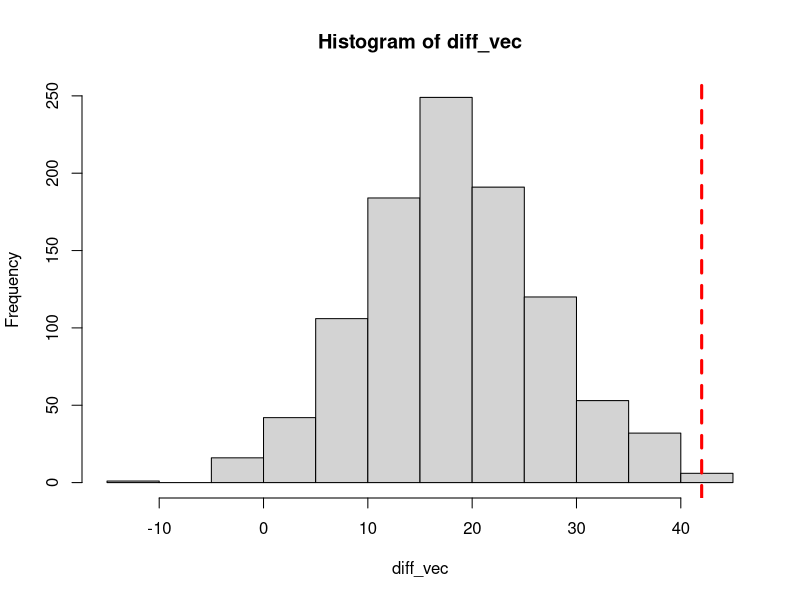
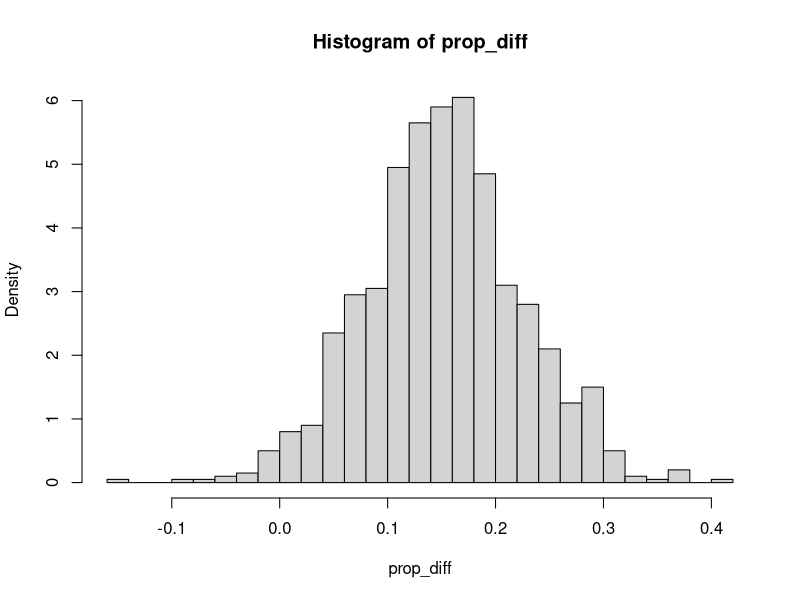
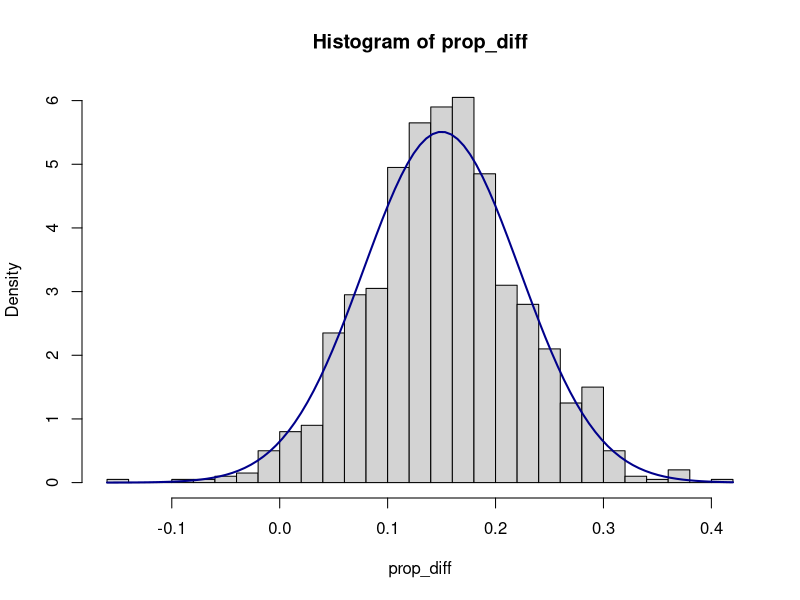
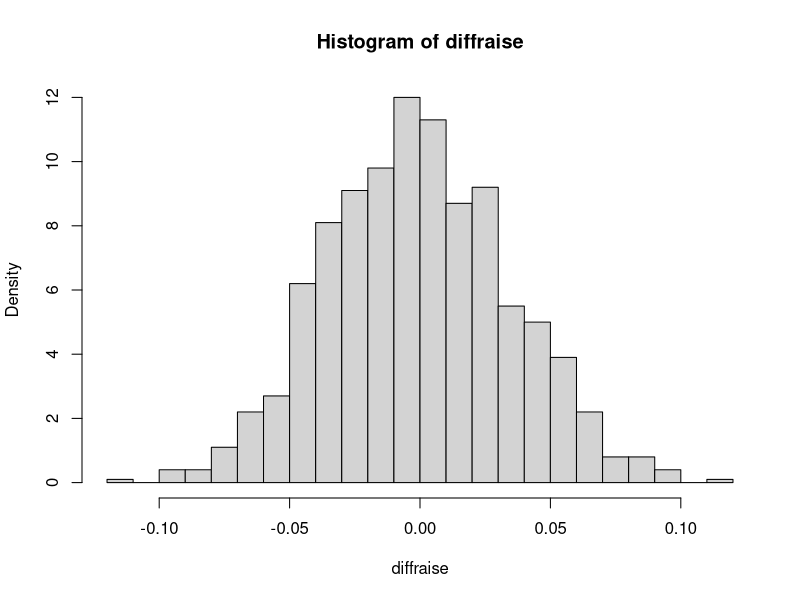
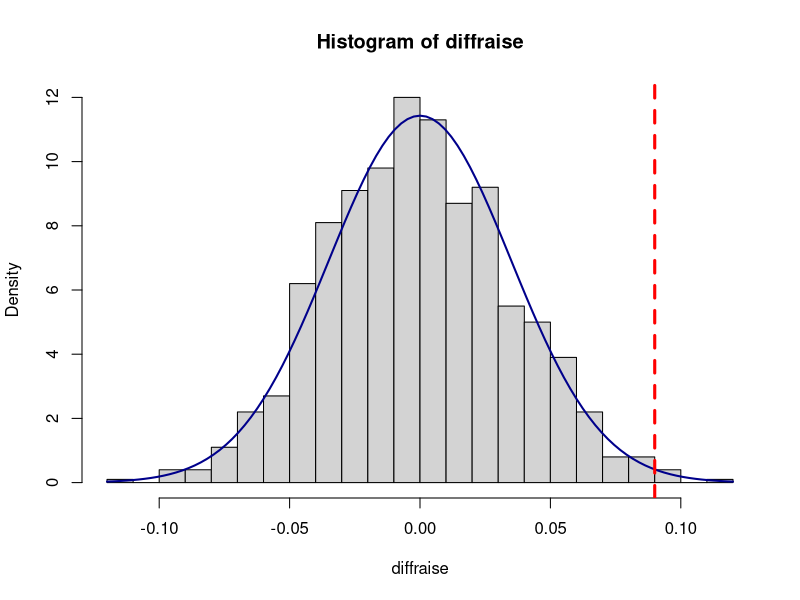

Recreate these plots in R, in order.
## ---- chunk 1
raise_rate=0.193
num_men=312
num_women=216

menraise=sample(c("RAISE", "NO"), num_men, replace=TRUE, prob=c(raise_rate, 1-raise_rate))
womenraise=sample(c("RAISE", "NO"), num_women, replace=TRUE, prob=c(raise_rate, 1-raise_rate))

d=length(which(menraise=="RAISE"))-length(which(womenraise=="RAISE"))
print(d)
## ---- chunk 2
observed_diff=42

diff_vec=rep(NA,1000)

for(i in 1:1000){
	menraise=sample(c("RAISE", "NO"), num_men, replace=TRUE, prob=c(raise_rate, 1-raise_rate))
	womenraise=sample(c("RAISE", "NO"), num_women, replace=TRUE, prob=c(raise_rate, 1-raise_rate))
	d=length(which(menraise=="RAISE"))-length(which(womenraise=="RAISE"))
	diff_vec[i]=d
}	
hist(diff_vec)
abline(v = observed_diff, col="red", lwd=3, lty=2)
print(observed_diff)
## ---- chunk 3
length(which(diff_vec>=observed_diff))/1000
## ---- chunk 4
icecream_n=80
icecream_p=0.6

icecream_samp=sample(c("TOPPINGS", "NO"), icecream_n, replace=TRUE, prob=c(icecream_p, 1-icecream_p))
length(which(icecream_samp=="TOPPINGS"))
icecream_prop=length(which(icecream_samp=="TOPPINGS"))/icecream_n
## ---- chunk 5
frozen_n=110
frozen_p=0.45

frozen_samp=sample(c("TOPPINGS", "NO"), frozen_n, replace=TRUE, prob=c(frozen_p, 1-frozen_p))
length(which(frozen_samp=="TOPPINGS"))
frozen_prop=length(which(frozen_samp=="TOPPINGS"))/frozen_n
## ---- chunk 6
icecream_prop-frozen_prop
## ---- chunk 7
prop_diff=rep(NA,1000)

for(i in 1:1000){
	icecream_samp=sample(c("TOPPINGS", "NO"), icecream_n, replace=TRUE, prob=c(icecream_p, 1-icecream_p))
	icecream_prop=length(which(icecream_samp=="TOPPINGS"))/icecream_n
	frozen_samp=sample(c("TOPPINGS", "NO"), frozen_n, replace=TRUE, prob=c(frozen_p, 1-frozen_p))
	frozen_prop=length(which(frozen_samp=="TOPPINGS"))/frozen_n
	prop_diff[i]=icecream_prop-frozen_prop 
} 
hist(prop_diff, breaks=25, prob=TRUE)
## ---- chunk 8
mu_D=0.15
SE_D=0.0724


hist(prop_diff, breaks=25, prob=TRUE)
curve(dnorm(x, mean=mu_D, sd=SE_D), col="darkblue", lwd=2, add=TRUE, yaxt="n")
## ---- chunk 9
eastpoll=100
east_p=sample(c(0.3, 0.4, 0.5), 1, prob=c(0.25, 0.5, 0.25))

east_samp=sample(c("SPICYWINGS", "NO"), eastpoll, replace=TRUE, prob=c(east_p, 1-east_p))
east_x=length(which(east_samp=="SPICYWINGS"))
print(east_x)
## ---- chunk 10
westpoll=100
west_p=sample(c(0.3, 0.4, 0.5), 1, prob=c(0.25, 0.5, 0.25))

west_samp=sample(c("SPICYWINGS", "NO"), westpoll, replace=TRUE, prob=c(west_p, 1-west_p))
west_x=length(which(west_samp=="SPICYWINGS")) 
print(west_x)
## ---- chunk 11
east_phat=east_x/eastpoll
west_phat=west_x/westpoll

d=east_phat-west_phat

SE_D=sqrt(east_phat*(1-east_phat)/eastpoll + west_phat*(1-west_phat)/westpoll)
LB=d-1.645*SE_D
UB=d+1.645*SE_D
print(paste0("Lower Bound: ", LB , ", Upper Bound:", UB))
## ---- chunk 12
east_p-west_p
## ---- chunk 13
1 - pnorm(0.09, mean=0, sd=0.0349)
## ---- chunk 14
1 - pnorm(2.5787, mean=0, sd=1)
pnorm(2.5787, mean=0, sd=1)
## ---- chunk 15
trials=1000
num_men=312
num_women=216
m_raise=72
w_raise=30

raise_rate=(m_raise+w_raise)/(num_men+num_women)
diffraise=rep(NA, trials)

for(i in 1:trials){
	menraise=sample(c("RAISE", "NO"), num_men, replace=TRUE, prob=c(raise_rate, 1-raise_rate))
	womenraise=sample(c("RAISE", "NO"), num_women, replace=TRUE, prob=c(raise_rate, 1-raise_rate))
	diffraise[i]=length(which(menraise=="RAISE"))/num_men-length(which(womenraise=="RAISE"))/num_women
}
hist(diffraise, breaks=25, prob=TRUE)
## ---- chunk 16
mu_D=0
SE_D=0.0349
observed_diff=0.09

hist(diffraise, breaks=25, prob=TRUE)
curve(dnorm(x, mean=mu_D, sd=SE_D), col="darkblue", lwd=2, add=TRUE, yaxt="n")
abline(v = observed_diff, col="red", lwd=3, lty=2)
## ---- chunk 17
length(which(diffraise>=observed_diff))/trials
